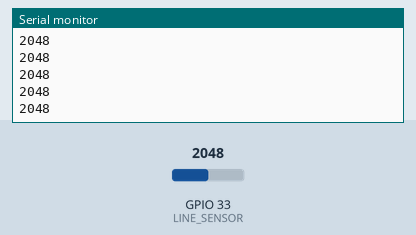
Recording of a sketch running on a simulated ESP32. Shown: the last lines printed to the serial monitor. The inputs (shaded band) are chosen by the test bench; at power-on: GPIO 33 (LINE_SENSOR) = 2048.

Above: at 1.2 s.
1.3 s: GPIO 33 (LINE_SENSOR) set to 2866
At 1.68 s:
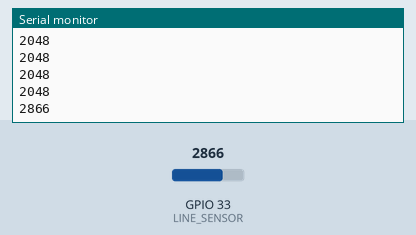
2.8 s: GPIO 33 (LINE_SENSOR) set to 3603
At 2.93 s:
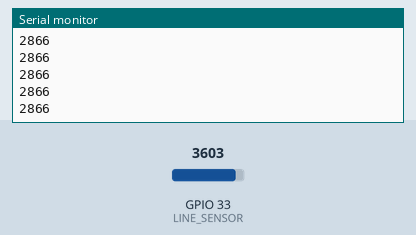
Timing chart, 0 to 5.8 s (numbered marks = the images above; inputs shaded):
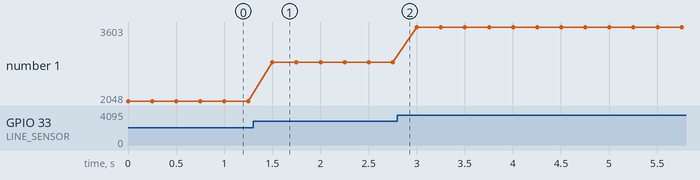

Measured:
- after the input at 1.3 s, the serial monitor: prints a new line after 0.20 s (image 1)
- plotted number 1: 2048 → 2866 after the input at 1.3 s, 2866 → 3603 after the input at 2.8 s

The sketch:

sketch.ino
```cpp
#define LINE_SENSOR 33

void setup() {
	pinMode(LINE_SENSOR,INPUT);
	Serial.begin(9600);
}

void loop() {
	Serial.println(analogRead(LINE_SENSOR));
	delay(250);
}
```
